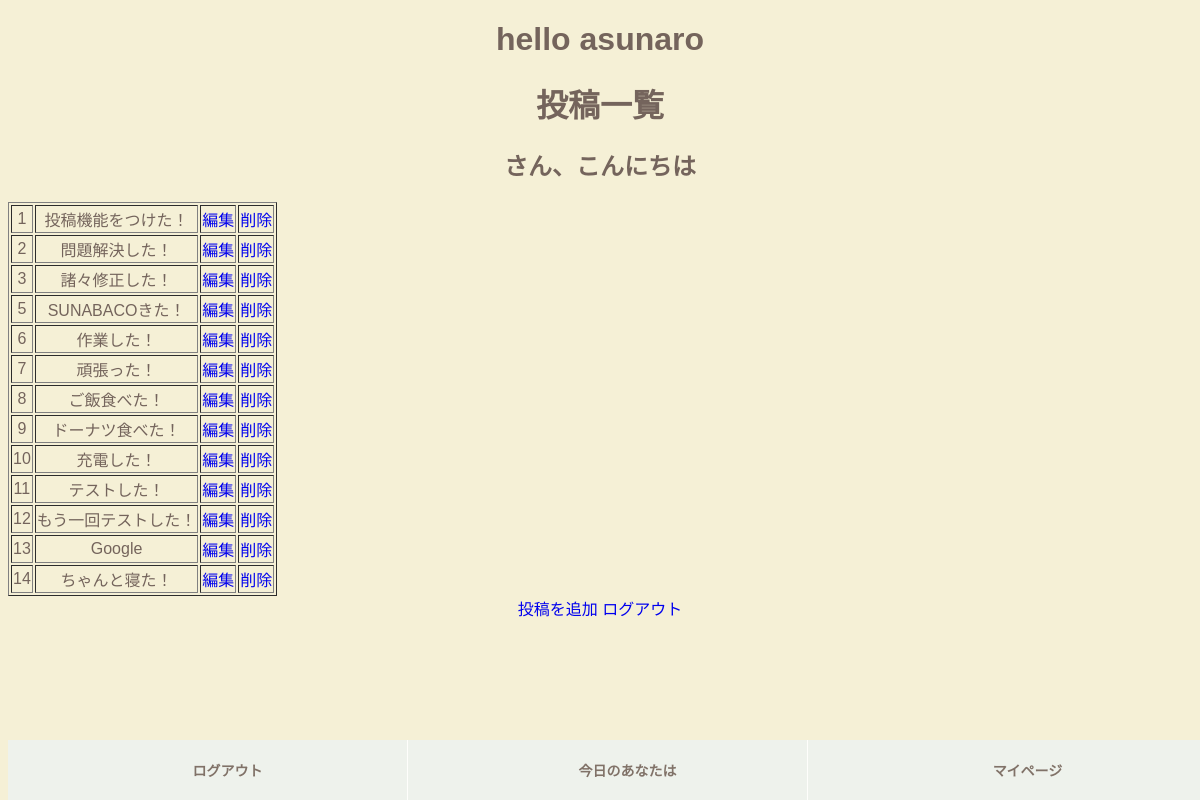
/list, run on an earlier commit of the app's database.
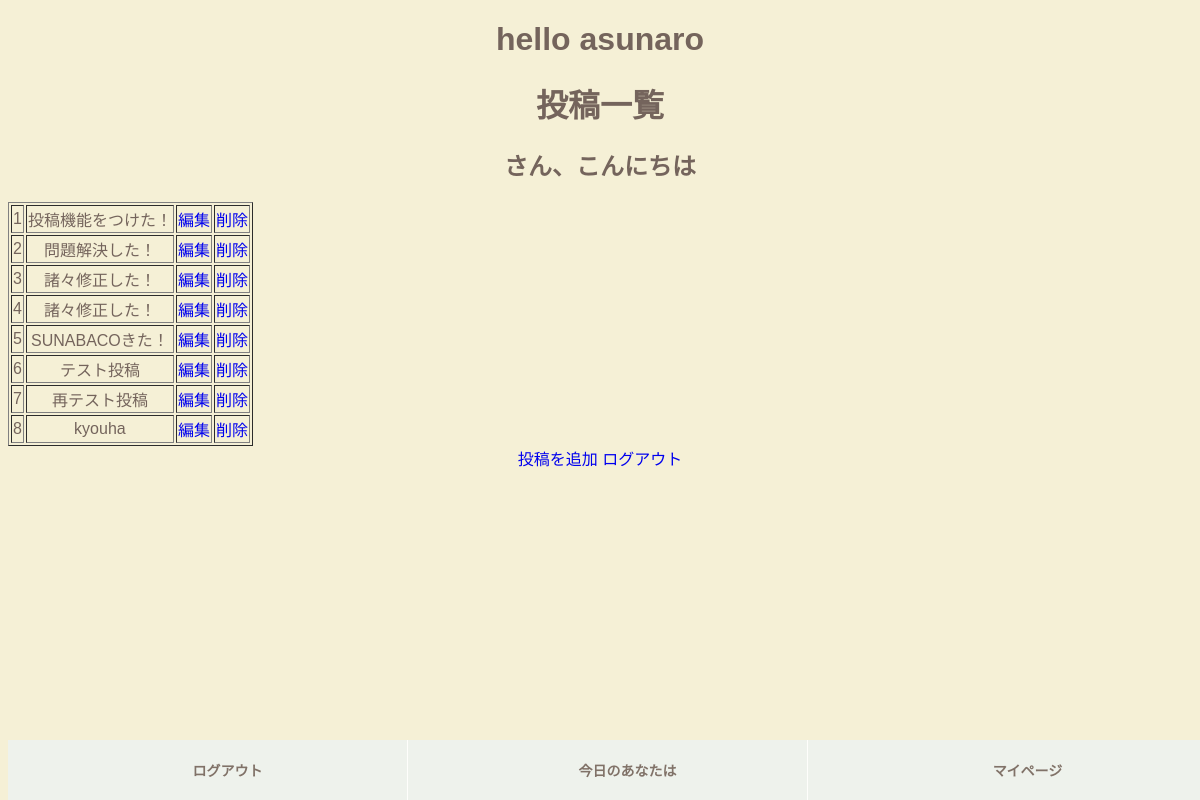
And on a later commit of the database.
### tables this page shows
CREATE TABLE "posts_test" (
	"ID"	INTEGER,
	"posting"	TEXT,
	PRIMARY KEY("ID" AUTOINCREMENT)
);

### app.py (the view)
@app.route("/list" )
def posting_list():
    conn = sqlite3.connect("asunaro.db")
    c = conn.cursor()
    c.execute("SELECT * FROM posts_test")
    post_list = [] #空箱作った
    for post in c.fetchall():
        post_list.append(
            {"id":post[0],"posting":post[1]}
        )
    conn.close()
    print(post_list)
    return  render_template("growth.html", post_list = post_list)

### templates/growth.html (shortened to what this page needs)
<!DOCTYPE html>
<html lang="jp">
<head>
    <link rel="stylesheet" href="../static/growth.css">
</head>
<body>
<h1>hello asunaro</h1>
<h1>投稿一覧</h1>
<h2>{{user_id}}さん、こんにちは</h2>
<table border= "1px">
   {% for post in post_list %}
    <tr>
        <td>{{post.id}}</td>
		<td>{{post.posting}}</td>
		<td><a href="/edit/{{post.id}}">編集</a></td>
        <td><a href="/del/{{post.id}}">削除</a></td>
    </tr>
	{% endfor %}
</table>
<a href="/post">投稿を追加</a>
<a href="/logout">ログアウト</a>
<div id="sp-fixed-menu" class="for-sp">
	<ul>
		<li><a onclick="confirmFunction1()">ログアウト</a></li>
		<li><a href="post.html" >今日のあなたは</a></li>
		<li><a href="myp.html">マイページ</a></li>
	</ul>
</div>
</body>
</html>

### static/growth.css (style rules this page uses)
a { text-decoration:none; }
body { font-family: "Noto Sans Japanese", "ヒラギノ角ゴ Pro W3", "Hiragino Kaku Gothic Pro", "ヒラギノ角ゴ ProN W3", "Hiragino Kaku Gothic ProN", "游ゴシック", YuGothic, "メイリオ", "Meiryo", "HGPｺﾞｼｯｸM", "Osaka", "ＭＳ Ｐゴシック", sans-serif, Century Gothic, Arial; background: #F5F0D6; color: #74645C; text-align: center; }
#sp-fixed-menu { position: fixed; width: 100%; bottom: 0px; font-size: 0; opacity: 0.9; z-index: 99; }
#sp-fixed-menu ul { display: flex; list-style: none; padding:0; margin:0; width:100%; }
#sp-fixed-menu li { justify-content: center; align-items: center; width: 50%; padding:0; margin:0; font-size: 14px; font-weight: 900; border-right: 1px solid #fff; }
#sp-fixed-menu li a { color: #74645C; text-align: center; display:block; width: 100%; padding:20px; }
#sp-fixed-menu li:first-of-type { background: #EEF2EF; }
#sp-fixed-menu li:nth-of-type(2) { background: #EEF2EF; }
#sp-fixed-menu li:last-of-type { background: #EEF2EF;main }

What changed in the data, as far as the page shows it:
removed posts_test: id "9", posting "ドーナツ食べた！"
removed posts_test: id "10", posting "充電した！"
removed posts_test: id "11", posting "テストした！"
removed posts_test: id "12", posting "もう一回テストした！"
removed posts_test: id "13", posting "Google"
removed posts_test: id "14", posting "ちゃんと寝た！"
added posts_test: id "4", posting "諸々修正した！"
changed posts_test id 6: posting "作業した！" → "テスト投稿"
changed posts_test id 7: posting "頑張った！" → "再テスト投稿"
changed posts_test id 8: posting "ご飯食べた！" → "kyouha"
